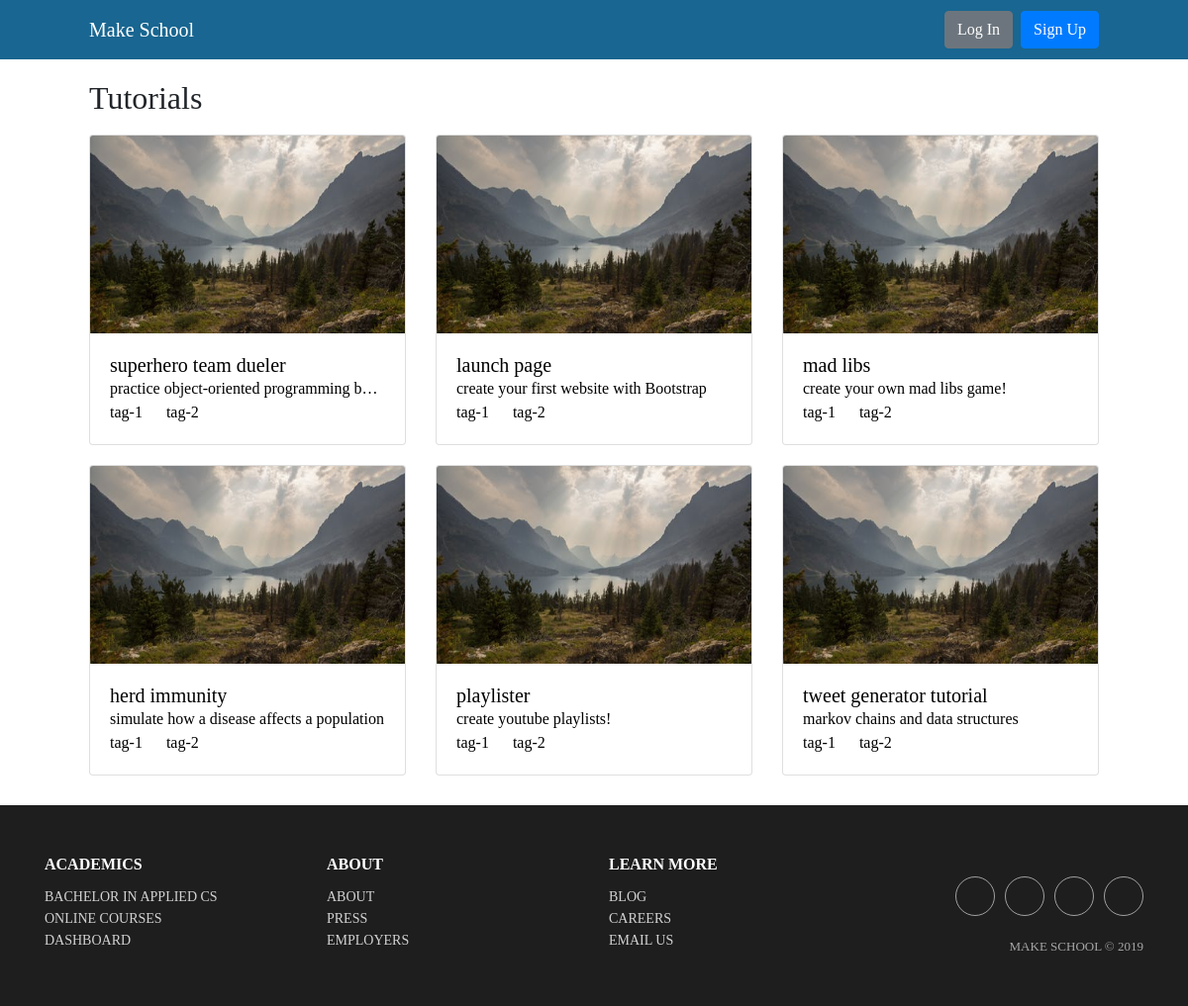
The page / on the database its author committed.
### tutorials/models.py (models this page shows, shortened)
class Tutorial(models.Model):
    title = models.CharField(max_length=200, unique=True)
    description = models.TextField()
    slug = models.CharField(max_length=200, editable=False)
    cover_photo = models.ImageField(upload_to='cover_photos/')
    published = models.DateTimeField(auto_now_add=True)
    modified = models.DateTimeField(auto_now=True)

### tutorials/views.py (the view)
# urls.py: path('', views.TutorialListView.as_view(), name='home-page'),
class TutorialListView(ListView):
    template_name = 'tutorials/index.html'
    model = Tutorial
    def get(self, request):
        tutorials = self.get_queryset().all()[::-1]
        return render(request, self.template_name, {
          'tutorials': tutorials
    })

### tutorials/templates/tutorials/index.html
{% extends "base.html" %}
{% block content %}
<div class="row" style="/*padding: 0px 80px;*/">
    <div class="col-md-12">
        <h2>Tutorials</h2>
    </div>
</div>
<div class="row" style="/*padding: 0px 80px;*/">
    {% for tutorial in tutorials %}
        {% include "tutorials/partials/tutorial_card.html" %}
    {% endfor %}
</div>
{% endblock %}

### tutorials/templates/tutorials/partials/tutorial_card.html
<a href="{% url 'tutorials:tutorial-detail-page' tutorial.id %}">
    <div class="col-md-4" style="/*margin: 20px 0px;*/">
        <div class="card">
            <img src="media/{{ tutorial.cover_photo }}" class="card-img-top w-100 d-block" height="200px">
            <div class="card-body">
                <h5 class="card-title">{{ tutorial.title }}</h5>
                <p class="text-truncate card-text">
                    {{ tutorial.description }}
                </p>
                <a class="card-link" href="#">tag-1</a>
                <a class="card-link" href="#">tag-2</a>
            </div>
        </div>
    </div>
</a>

### static/css/style.css (style rules this page uses)
body { font-family: Proxima Nova, serif; font-weight: normal; }
a { text-decoration: none; color: black; }
.card-title { margin-bottom: auto; }
.card { margin: 10px 0 }

### rows shown on the page
Tutorial: cover_photo (picture), title "superhero team dueler", description "practice object-oriented programming b…"
Tutorial: cover_photo (picture), title "launch page", description "create your first website with Bootstrap"
Tutorial: cover_photo (picture), title "mad libs", description "create your own mad libs game!"
Tutorial: cover_photo (picture), title "herd immunity", description "simulate how a disease affects a population"
Tutorial: cover_photo (picture), title "playlister", description "create youtube playlists!"
Tutorial: cover_photo (picture), title "tweet generator tutorial", description "markov chains and data structures"
